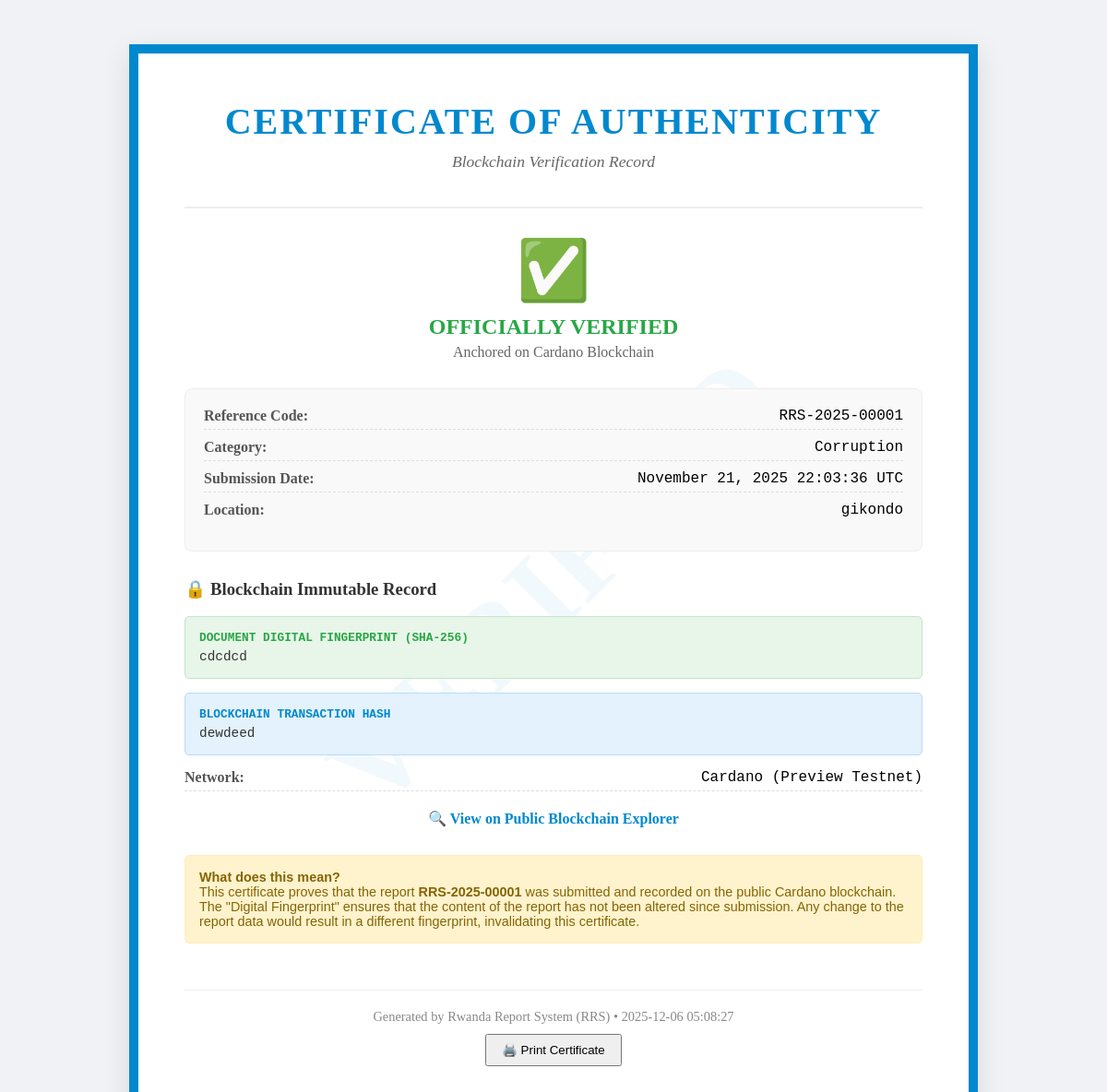
Page /api/reports/report/certificate/RRS-2025-00001/ on the committed database.
### apps/reports/models.py (models this page shows, shortened)
class Report(models.Model):
    id = models.UUIDField(primary_key=True, default=uuid.uuid4, editable=False)
    reference_code = models.CharField(max_length=20, unique=True, editable=False)
    category = models.CharField(max_length=20, choices=ReportCategory.choices)
    description = models.TextField()
    location_description = models.CharField(max_length=255, blank=True, default="")
    latitude = models.DecimalField(max_digits=9, decimal_places=6, null=True, blank=True)
    longitude = models.DecimalField(max_digits=9, decimal_places=6, null=True, blank=True)
    user = models.ForeignKey(User, on_delete=models.SET_NULL, null=True, blank=True)
    is_anonymous = models.BooleanField(default=False)
    reporter_name = models.CharField(max_length=100, blank=True, default="")
    reporter_phone = models.CharField(max_length=15, blank=True, default="")
    reporter_email = models.EmailField(blank=True, default="")
    media_file = models.FileField(upload_to='reports/media/', blank=True, null=True)
    media_thumbnail = models.ImageField(upload_to='reports/thumbnails/', blank=True, null=True)
    ipfs_cid = models.CharField(max_length=100, blank=True, null=True)
    evidence_json_cid = models.CharField(max_length=100, blank=True, null=True)
    ipfs_report_cid = models.CharField(max_length=100, blank=True, null=True, help_text="IPFS CID for complete report (distributed across 1000+ nodes)")
    evidence_hash = models.CharField(max_length=64, blank=True, null=True)
    transaction_hash = models.CharField(max_length=64, blank=True, null=True)
    is_hash_anchored = models.BooleanField(default=False)
    verified_on_chain = models.BooleanField(default=False)
    blockchain_metadata = models.JSONField(default=dict, blank=True)
    status = models.CharField(max_length=20, choices=ReportStatus.choices, default=ReportStatus.NEW)
    priority = models.IntegerField(default=1)
    created_at = models.DateTimeField(auto_now_add=True)
    updated_at = models.DateTimeField(auto_now=True)
    class Meta:
        ordering = ['-created_at']
        indexes = [
            models.Index(fields=['reference_code']),
            models.Index(fields=['category']),
            models.Index(fields=['status']),
            models.Index(fields=['created_at']),
        ]

### apps/reports/views.py (the view)
# urls.py: path('report/certificate/<str:reference_code>/', views.verification_certificate, name='view_verification_certificate'),
def verification_certificate(request, reference_code):
    report = get_object_or_404(Report, reference_code=reference_code)
    anchor = None
    try:
        anchor = BlockchainAnchor.objects.get(report_id=reference_code)
        if anchor.transaction_hash:
            cardano = CardanoEvidenceAnchoring()
            status_info = cardano.get_transaction_status(anchor.transaction_hash)
            if status_info.get("found"):
                if status_info.get("block_height"):
                    anchor.block_number = status_info["block_height"]
                if status_info.get("confirmations") is not None:
                    anchor.confirmations = status_info["confirmations"]
                if anchor.confirmations and anchor.confirmations > 0:
                    anchor.status = BlockchainAnchor.Status.CONFIRMED
                    if not anchor.confirmed_at:
                        anchor.confirmed_at = timezone.now()
                anchor.save()
    except BlockchainAnchor.DoesNotExist:
        pass
    context = {
        'report': report,
        'anchor': anchor,
        'now': timezone.now(),
    }
    return render(request, 'reports/verification_certificate.html', context)

### apps/reports/templates/reports/verification_certificate.html (shortened to what this page needs)
<!DOCTYPE html>
<html lang="en">
<head>
</head>
<body>
<div class="certificate-container">
    <div class="watermark">VERIFIED</div>
    <div class="header">
        <h1>Certificate of Authenticity</h1>
        <p>Blockchain Verification Record</p>
    </div>
    <div class="content">
        <div class="verification-badge">
            <span class="badge-icon">✅</span>
            <span class="badge-text">Officially Verified</span>
            <div style="font-size: 1rem; color: #666; margin-top: 5px;">
                Anchored on Cardano Blockchain
            </div>
        </div>
        <div class="report-details">
            <div class="detail-row">
                <span class="detail-label">Reference Code:</span>
                <span class="detail-value">{{ report.reference_code }}</span>
            </div>
            <div class="detail-row">
                <span class="detail-label">Category:</span>
                <span class="detail-value">{{ report.get_category_display }}</span>
            </div>
            <div class="detail-row">
                <span class="detail-label">Submission Date:</span>
                <span class="detail-value">{{ report.created_at|date:"F d, Y H:i:s" }} UTC</span>
            </div>
            <div class="detail-row">
                <span class="detail-label">Location:</span>
                <span class="detail-value">{{ report.location_description|default:"N/A" }}</span>
            </div>
        </div>
        <div class="blockchain-proof">
            <h3>🔒 Blockchain Immutable Record</h3>
            <div class="hash-box">
                <span class="hash-label">Document Digital Fingerprint (SHA-256)</span>
                {{ report.evidence_hash }}
            </div>
            <div class="hash-box" style="background: #e3f2fd; border-color: #b8daff;">
                <span class="hash-label" style="color: #0088ce;">Blockchain Transaction Hash</span>
                {{ report.transaction_hash }}
            </div>
            <div class="detail-row">
                <span class="detail-label">Network:</span>
                <span class="detail-value">Cardano (Preview Testnet)</span>
            </div>
            <a href="https://preview.cardanoscan.io/transaction/{{ report.transaction_hash }}" target="_blank" class="explorer-link">
                🔍 View on Public Blockchain Explorer
            </a>
        </div>
        <div class="explanation">
            <strong>What does this mean?</strong><br>
            This certificate proves that the report <strong>{{ report.reference_code }}</strong> was submitted and recorded on the public Cardano blockchain.
            The "Digital Fingerprint" ensures that the content of the report has not been altered since submission.
            Any change to the report data would result in a different fingerprint, invalidating this certificate.
        </div>
    </div>
    <div class="footer">
        Generated by Rwanda Report System (RRS) • {{ now|date:"Y-m-d H:i:s" }}<br>
        <button class="no-print" onclick="window.print()" style="margin-top: 10px; padding: 8px 16px; cursor: pointer;">🖨️ Print Certificate</button>
    </div>
</div>
</body>
</html>

### apps/reports/templates/reports/verification_certificate.html (style rules this page uses)
body { font-family: 'Georgia', serif; background: #f0f2f5; padding: 40px 20px; color: #333; }
.certificate-container { max-width: 800px; margin: 0 auto; background: #fff; padding: 50px; border: 10px solid #0088ce; position: relative; box-shadow: 0 10px 30px rgba(0,0,0,0.1); }
.watermark { position: absolute; top: 50%; left: 50%; transform: translate(-50%, -50%) rotate(-45deg); font-size: 8rem; color: rgba(0, 136, 206, 0.05); font-weight: bold; z-index: 0; pointer-events: none; white-space: nowrap; }
.header { text-align: center; border-bottom: 2px solid #eee; padding-bottom: 20px; margin-bottom: 30px; position: relative; z-index: 1; }
.header h1 { font-size: 2.5rem; color: #0088ce; margin: 0; text-transform: uppercase; letter-spacing: 2px; }
.header p { font-size: 1.1rem; color: #666; margin-top: 10px; font-style: italic; }
.content { position: relative; z-index: 1; }
.verification-badge { text-align: center; margin: 30px 0; }
.badge-icon { font-size: 4rem; color: #28a745; display: block; margin-bottom: 10px; }
.badge-text { font-size: 1.5rem; font-weight: bold; color: #28a745; text-transform: uppercase; }
.report-details { background: #f9f9f9; padding: 20px; border-radius: 8px; margin-bottom: 30px; border: 1px solid #eee; }
.detail-row { display: flex; justify-content: space-between; margin-bottom: 10px; border-bottom: 1px dashed #ddd; padding-bottom: 5px; }
.detail-row:last-child { border-bottom: none; }
.detail-label { font-weight: bold; color: #555; }
.detail-value { font-family: 'Courier New', monospace; color: #000; }
.blockchain-proof { margin-top: 30px; }
.hash-box { background: #e8f5e9; border: 1px solid #c3e6cb; padding: 15px; border-radius: 5px; margin-bottom: 15px; word-break: break-all; font-family: 'Courier New', monospace; font-size: 0.9rem; }
.hash-label { font-size: 0.8rem; text-transform: uppercase; color: #28a745; font-weight: bold; margin-bottom: 5px; display: block; }
.explorer-link { display: block; text-align: center; margin-top: 20px; color: #0088ce; text-decoration: none; font-weight: bold; }
.footer { margin-top: 50px; text-align: center; font-size: 0.9rem; color: #888; border-top: 1px solid #eee; padding-top: 20px; }
.explanation { background: #fff3cd; border: 1px solid #ffeeba; color: #856404; padding: 15px; border-radius: 5px; margin-top: 30px; font-size: 0.9rem; font-family: sans-serif; }

### rows in the picture
Report: reference_code "RRS-2025-00001", category "Corruption", created_at "November 21, 2025 22:03:36", location_description "gikondo", evidence_hash "cdcdcd", transaction_hash "dewdeed"
